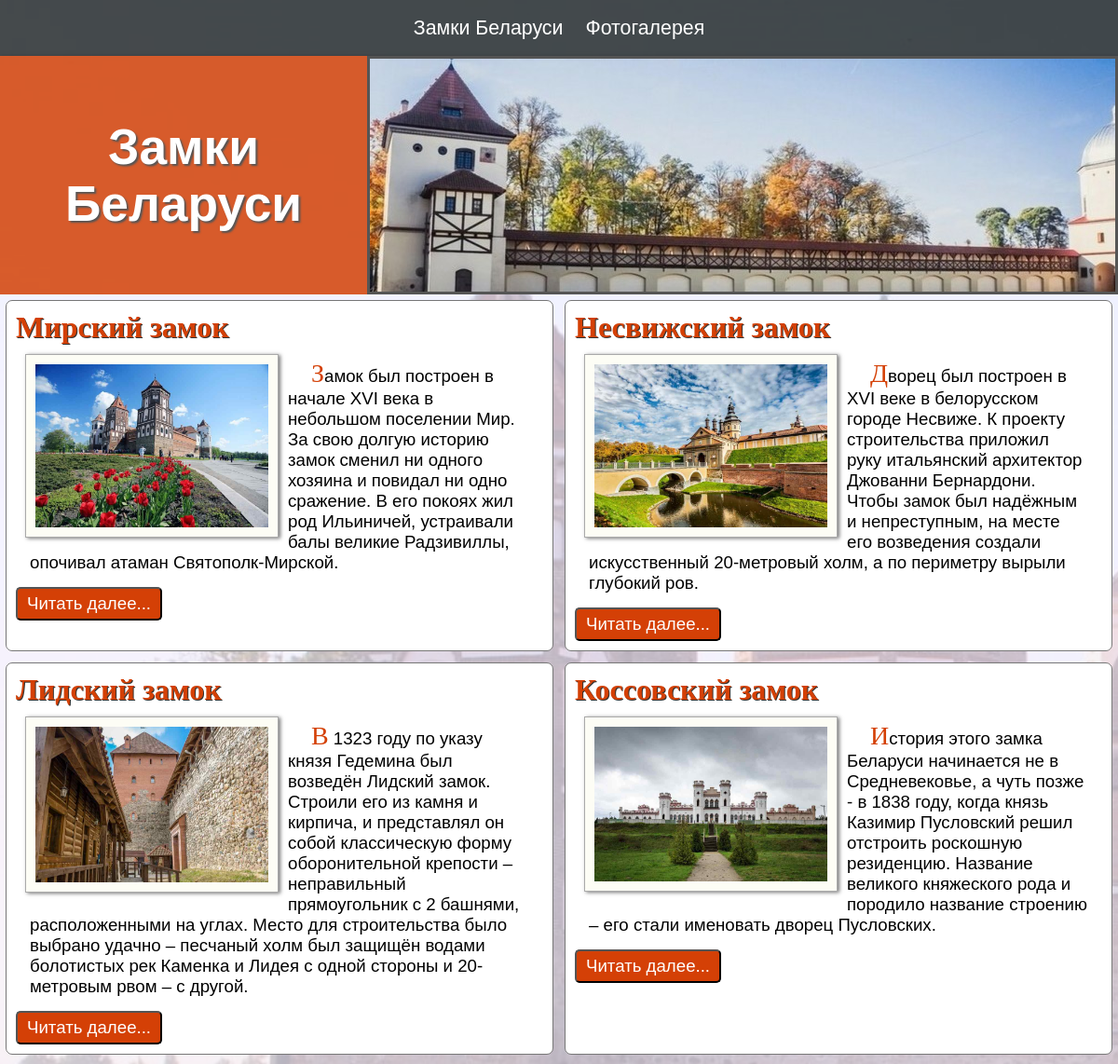
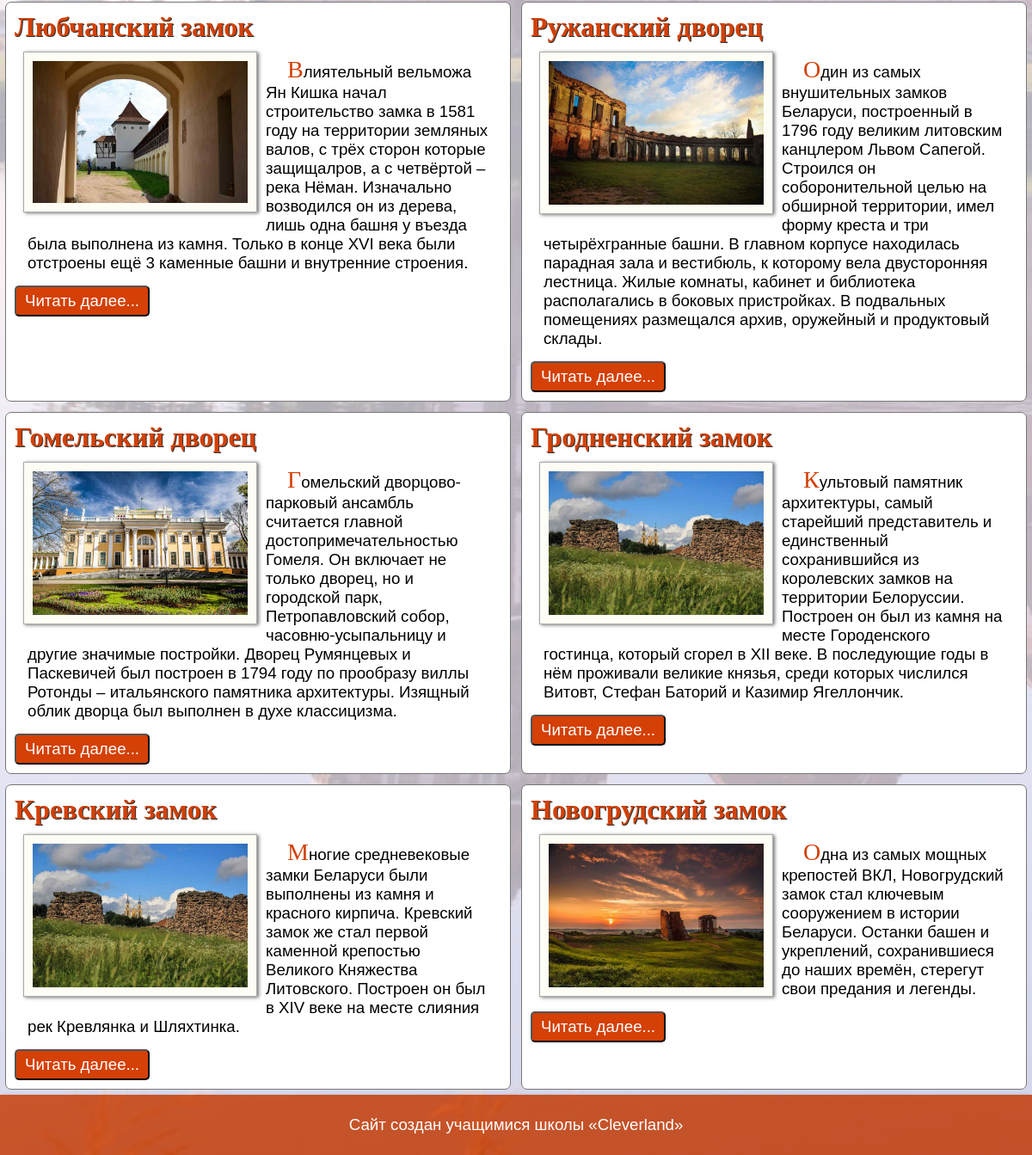
The page / on the database its author committed (2 pictures, top to bottom).
### tables this page shows
CREATE TABLE preview (
        id INTEGER PRIMARY KEY,
        name TEXT,
        preview_img TEXT,
        preview_info TEXT,
        page_src TEXT);

### main.py (the view)
@app.route("/")
def index():
    castles_list = CastleDB().get_castles()
    for castle in castles_list:
        print(castle[4])
    return render_template("index.html", castles=castles_list)

### castles_database.py (called while the page is built)
    def get_castles(self):
        self.con = sqlite3.connect("castles.db")
        self.cur = self.con.cursor()
        castles = self.cur.execute("""SELECT * FROM preview""").fetchall()
        self.con.close()
        return castles

### templates/index.html (shortened to what this page needs)
<!DOCTYPE html>
<html lang="ru">
<head>
    <link rel="stylesheet" href="{{ url_for('static', filename='css/template.css') }}">
    <link rel="stylesheet" href="{{ url_for('static', filename='css/header.css') }}">
</head>
<body>
    <nav>
        <ul>
            <li>
                <a href="/" target="_blank">
            Замки Беларуси
        </a>
            </li>
            <li>
                <a href="html/photos.html">Фотогалерея </a>
            </li>
        </ul>
    </nav>
    <div id="block-content">
        <header>
            <div id="title">Замки Беларуси</div>
            <div id="header_galery">
                {% for i in ['1', '2', '3', '4', '5', '6', '7', '8', '9'] %}
                <img src="{{ url_for('static', filename='img/header/' + i + '.jpg') }}" alt="{{i}}.jpg">
                {% endfor %}
            </div>
        </header>
        <main>
            {% for castle in castles %}
            <article>
                <h2>{{ castle[1] }}</h2>
                <img src="{{ url_for('static', filename=castle[1] + '/' + castle[2]) }}" class="preview">
                <p>
                    {{ castle[3] }}
                </p>
                <input type="button" value="Читать далее..." onclick="window.open('{{ castle[4] }}')">
            </article>
            {% endfor %}
        </main>
        <footer></footer>
    </div>
</body>
</html>

### static/css/template.css (style rules this page uses)
* { margin: 0; padding: 0; }
body, html { height: 100%; }
body { background-image: url(../img/bg1.jpg); background-size: cover; background-attachment: fixed; display: flex; flex-direction: column; align-items: center; }
nav { width: 100%; height: 60px; background: rgba(0, 0, 0, 0.7); position: fixed; left: 0; top: 0; z-index: 2; display: flex; align-items: center; justify-content: center; }
#block-content { margin-top: 60px; display: flex; width: 100%; max-width: 1200px; height: auto; flex-direction: column; border-left: 1px solid #000; border-right: 1px solid #000; box-shadow: 2px 4px 6px rgba(0, 0, 0, 0.5), -2px 4px 6px rgba(0, 0, 0, 0.5); }
header { flex: 0 0 250px; background: rgba(212, 64, 6,0.85); }
main { flex: 1 1 100px; background: rgba(245, 240, 255, 0.7); display: flex; flex-wrap: wrap; }
article { flex: 0 0 49%; margin: 0.5%; background-color: white; border-radius: 7px; border: 1px solid #777; box-sizing: border-box; padding: 10px; }
footer { flex: 0 0 70px; background: rgba(212, 64, 6, 0.8); box-shadow: 2px 4px 6px rgba(0, 0, 0, 0.5), -2px 4px 6px rgba(0, 0, 0, 0.5); display: flex; flex-direction: row; justify-content: center; align-items: center; color: #fff; font-family: Arial, Helvetica, sans-serif; font-size: 14pt; }
a { font-size: 16pt; color: rgb(255, 255, 255); text-decoration: none; font-family: arial; }
nav li { list-style-type: none; }
nav>ul>li>a::before, nav>ul>li>a::after { content: ""; width: 0%; display: block; border-top: 2px solid white; transition: all 0.5s; }
nav>ul>li>a::after { margin-left: 100%; }
nav>ul>li { display: inline-block; padding: 10px; }
.preview { width: 250px; padding: 10px; background-color: rgb(253, 253, 245); border: 1px solid #aaa; box-shadow: 2px 1px 4px #777; float: left; margin: 10px; }
p { padding: 5px; margin: 10px; text-indent: 25px; font-family: Arial, Helvetica, sans-serif; font-size: 14pt; }
p::first-letter { font-family: "book antiqgua"; font-size: 1.5em; color: rgb(212, 64, 6); }
h2 { color: rgb(212, 64, 6); font-family: "book antiqua"; font-size: 24pt; text-shadow: 1px 1px 0px #333; }
input { padding: 5px 10px; font-size: 14pt; background: rgb(212, 64, 6); color:#fff; border-radius: 5px; }

### static/css/header.css (style rules this page uses)
header { display: flex; flex-direction: row; flex-wrap: wrap; align-items: center; justify-content: center; }
#title { flex: 1 1 250px; height: auto; color: #fff; font-family: Arial, Helvetica, sans-serif; font-weight: bold; font-size: 40pt; text-shadow: 2px 2px 2px #555; padding: 10px; text-align: center; }
#header_galery { flex: 0 1 800px; position: relative; height: 250px; border: 3px solid #555 }
#header_galery img { display: block; position: absolute; left: 0; transition: all 1s; }

### rows shown on the page
preview: name "Мирский замок", name+preview_img (picture), preview_info "Замок был построен в начале XVI века в небольшом поселении Мир. За свою долгую историю замок сменил ни одного хозяина и повидал ни одно сражение. В его покоях жил род Ильиничей, устраивали балы великие Радзивиллы, опочивал атаман Святополк-Мирской."
preview: name "Несвижский замок", name+preview_img (picture), preview_info "Дворец был построен в XVI веке в белорусском городе Несвиже. К проекту строительства приложил руку итальянский архитектор Джованни Бернардони. Чтобы замок был надёжным и непреступным, на месте его возведения создали искусственный 20-метровый холм, а по периметру вырыли глубокий ров."
preview: name "Лидский замок", name+preview_img (picture), preview_info "В 1323 году по указу князя Гедемина был возведён Лидский замок. Строили его из камня и кирпича, и представлял он собой классическую форму оборонительной крепости – неправильный прямоугольник с 2 башнями, расположенными на углах. Место для строительства было выбрано удачно – песчаный холм был защищён водами болотистых рек Каменка и Лидея с одной стороны и 20-метровым рвом – с другой."
preview: name "Коссовский замок", name+preview_img (picture), preview_info "История этого замка Беларуси начинается не в Средневековье, а чуть позже - в 1838 году, когда князь Казимир Пусловский решил отстроить роскошную резиденцию. Название великого княжеского рода и породило название строению – его стали именовать дворец Пусловских."
preview: name "Любчанский замок", name+preview_img (picture), preview_info "Влиятельный вельможа Ян Кишка начал строительство замка в 1581 году на территории земляных валов, с трёх сторон которые защищалров, а с четвёртой – река Нёман. Изначально возводился он из дерева, лишь одна башня у въезда была выполнена из камня. Только в конце XVI века были отстроены ещё 3 каменные башни и внутренние строения."
preview: name "Ружанский дворец", name+preview_img (picture), preview_info "Один из самых внушительных замков Беларуси, построенный в 1796 году великим литовским канцлером Львом Сапегой. Строился он соборонительной целью на обширной территории, имел форму креста и три четырёхгранные башни. В главном корпусе находилась парадная зала и вестибюль, к которому вела двусторонняя лестница. Жилые комнаты, кабинет и библиотека располагались в боковых пристройках. В подвальных помещениях размещался архив, оружейный и продуктовый склады."
preview: name "Гомельский дворец", name+preview_img (picture), preview_info "Гомельский дворцово-парковый ансамбль считается главной достопримечательностью Гомеля. Он включает не только дворец, но и городской парк, Петропавловский собор, часовню-усыпальницу и другие значимые постройки. Дворец Румянцевых и Паскевичей был построен в 1794 году по прообразу виллы Ротонды – итальянского памятника архитектуры. Изящный облик дворца был выполнен в духе классицизма."
preview: name "Гродненский замок", name+preview_img (picture), preview_info "Культовый памятник архитектуры, самый старейший представитель и единственный сохранившийся из королевских замков на территории Белоруссии. Построен он был из камня на месте Городенского гостинца, который сгорел в XII веке. В последующие годы в нём проживали великие князья, среди которых числился Витовт, Стефан Баторий и Казимир Ягеллончик."
preview: name "Кревский замок", name+preview_img (picture), preview_info "Многие средневековые замки Беларуси были выполнены из камня и красного кирпича. Кревский замок же стал первой каменной крепостью Великого Княжества Литовского. Построен он был в XIV веке на месте слияния рек Кревлянка и Шляхтинка."
preview: name "Новогрудский замок", name+preview_img (picture), preview_info "Одна из самых мощных крепостей ВКЛ, Новогрудский замок стал ключевым сооружением в истории Беларуси. Останки башен и укреплений, сохранившиеся до наших времён, стерегут свои предания и легенды."
